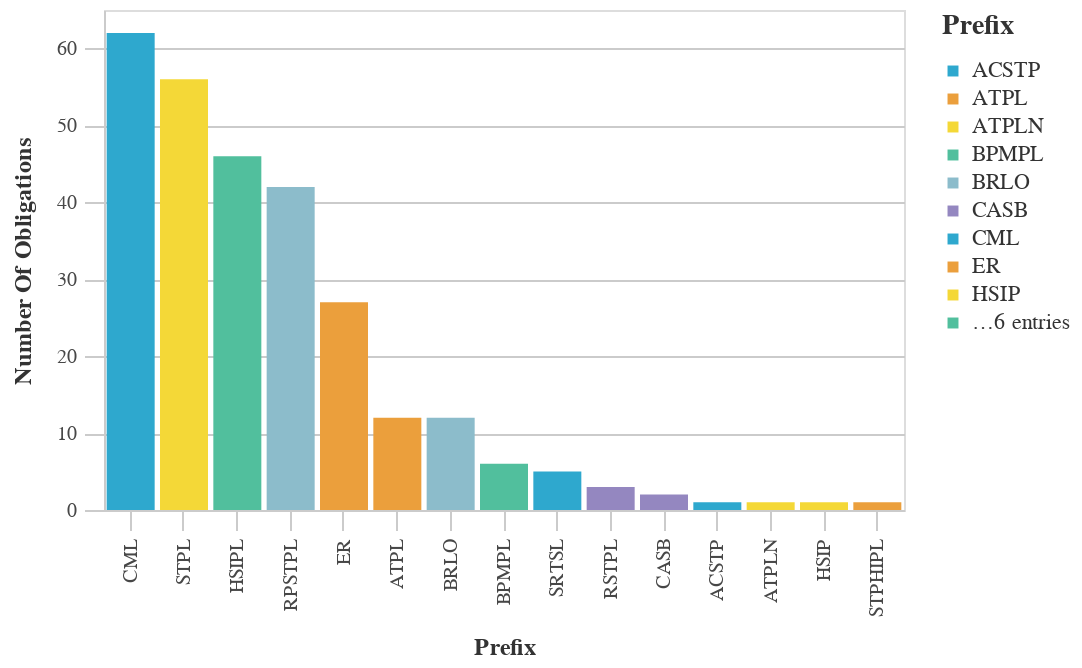

Notebook cell for this chart:
### Code cell
#Bar chart with the Most Used Prefix Counts
chart_df = (df_top>>filter(_.variable=='prefix')).rename(columns={"value":"Prefix",
                                 "count":"Number of Obligations"})
chart9= (_dla_utils_reports.basic_bar_chart_no_save(chart_df, 'Prefix', 'Number of Obligations', 'Prefix', district))
    
display(HTML("<h4><strong>Most Used Prefix Codes</strong></h4>"))
chart9

### Figure 1 — Vega-Lite specification as saved in the notebook (floating-point values rounded to 4 significant figures)
{"config": {"view": {"continuousWidth": 400, "continuousHeight": 300}, "axis": {"domainColor": "#cbcbcb", "grid": true, "gridColor": "#cbcbcb", "gridWidth": 1, "labelColor": "#474747", "labelFont": "Nunito Sans", "labelFontSize": 10, "labelPadding": 4, "tickColor": "#cbcbcb", "tickSize": 10, "titleColor": "#333", "titleFont": "Raleway", "titleFontSize": 12, "titlePadding": 10}, "axisBand": {"grid": false}, "background": "white", "font": "Raleway", "header": {"labelFont": "Nunito Sans", "titleFont": "Raleway"}, "legend": {"labelColor": "#333", "labelFont": "Nunito Sans", "labelFontSize": 11, "labelLimit": 0, "padding": 1, "symbolSize": 30, "symbolType": "square", "titleColor": "#333", "titleFont": "Raleway", "titleFontSize": 14, "titlePadding": 10}, "title": {"anchor": "middle", "font": "Raleway", "fontSize": 18, "fontWeight": 300, "offset": 20}}, "data": {"name": "data-3409d213d0ba6a64721affc225160181"}, "mark": "bar", "encoding": {"color": {"field": "Prefix", "legend": {"symbolLimit": 10, "title": "Prefix"}, "scale": {"range": ["#2EA8CE", "#EB9F3C", "#F4D837", "#51BF9D", "#8CBCCB", "#9487C0"]}, "type": "nominal"}, "tooltip": [{"field": "Prefix", "type": "nominal"}, {"field": "Number of Obligations", "type": "quantitative"}], "x": {"field": "Prefix", "sort": "-y", "title": "Prefix", "type": "nominal"}, "y": {"field": "Number of Obligations", "title": "Number Of Obligations", "type": "quantitative"}}, "height": 250, "width": 400, "$schema": "https://vega.github.io/schema/vega-lite/v4.17.0.json", "datasets": {"data-3409d213d0ba6a64721affc225160181": [{"Prefix": "CML", "Number of Obligations": 62, "variable": "prefix"}, {"Prefix": "STPL", "Number of Obligations": 56, "variable": "prefix"}, {"Prefix": "HSIPL", "Number of Obligations": 46, "variable": "prefix"}, {"Prefix": "RPSTPL", "Number of Obligations": 42, "variable": "prefix"}, {"Prefix": "ER", "Number of Obligations": 27, "variable": "prefix"}, {"Prefix": "ATPL", "Number of Obligations": 12, "variable": "prefix"}, {"Prefix": "BRLO", "Number of Obligations": 12, "variable": "prefix"}, {"Prefix": "BPMPL", "Number of Obligations": 6, "variable": "prefix"}, {"Prefix": "SRTSL", "Number of Obligations": 5, "variable": "prefix"}, {"Prefix": "RSTPL", "Number of Obligations": 3, "variable": "prefix"}, {"Prefix": "CASB", "Number of Obligations": 2, "variable": "prefix"}, {"Prefix": "ACSTP", "Number of Obligations": 1, "variable": "prefix"}, {"Prefix": "ATPLN", "Number of Obligations": 1, "variable": "prefix"}, {"Prefix": "HSIP", "Number of Obligations": 1, "variable": "prefix"}, {"Prefix": "STPHIPL", "Number of Obligations": 1, "variable": "prefix"}]}}
